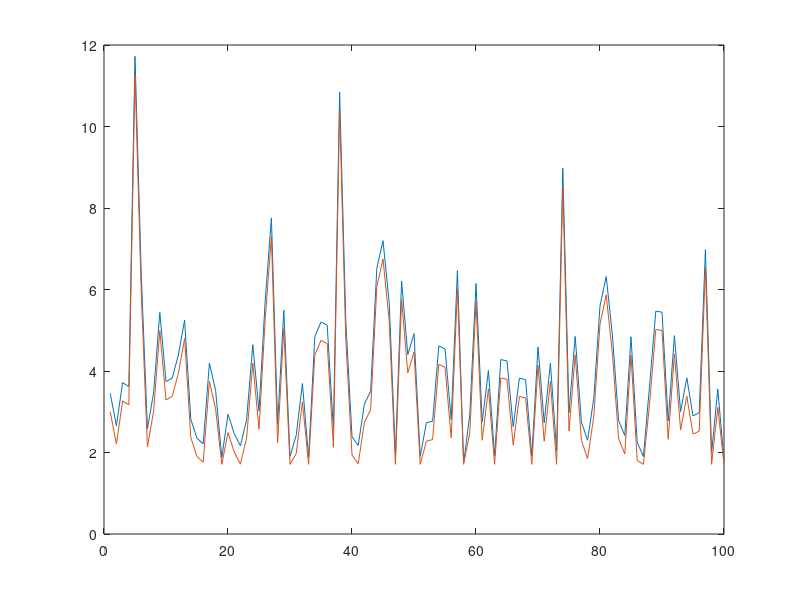

MATLAB code to generate this figure:
WSD = 0.41; % Wait for Service Delay
DD = 0.43;  % Dispatcher Delay
FTD = 0.45;  % Fabric Transfer Delay
OD = 0.42;  % Output Delay
TLD = []; 

SHD = [];    % Switch Handle Delay
delSHD = [];  % Delay Jitter

HFS_SHD = [];    % Half Step Forward Switch Handle Delay
delHFS_SHD = [];  %  Half Step Forward Delay Jitter
time_step = [];

for i = 1: 100
    time_step(i) = i;
    TLD(i) = exprnd(1/0.45);    %  Table Lookup Delay
    SHD(i) = TLD(i) + WSD + DD + FTD + OD;
    HFS_SHD(i) = WSD + DD + max(FTD, TLD(i)) + OD;
    if i == 1
        delSHD(i) = 0;
        delHFS_SHD(i) = 0;
    else
        delSHD(i) = SHD(i) - SHD(i-1);
        delHFS_SHD(i) = (abs(TLD(i)-FTD) + WSD + DD + OD) - (abs(TLD(i-1)-FTD) + WSD + DD + OD);
    end    
end


%plot(time_step, delSHD, time_step, delHFS_SHD);
plot(time_step, SHD, time_step, HFS_SHD);